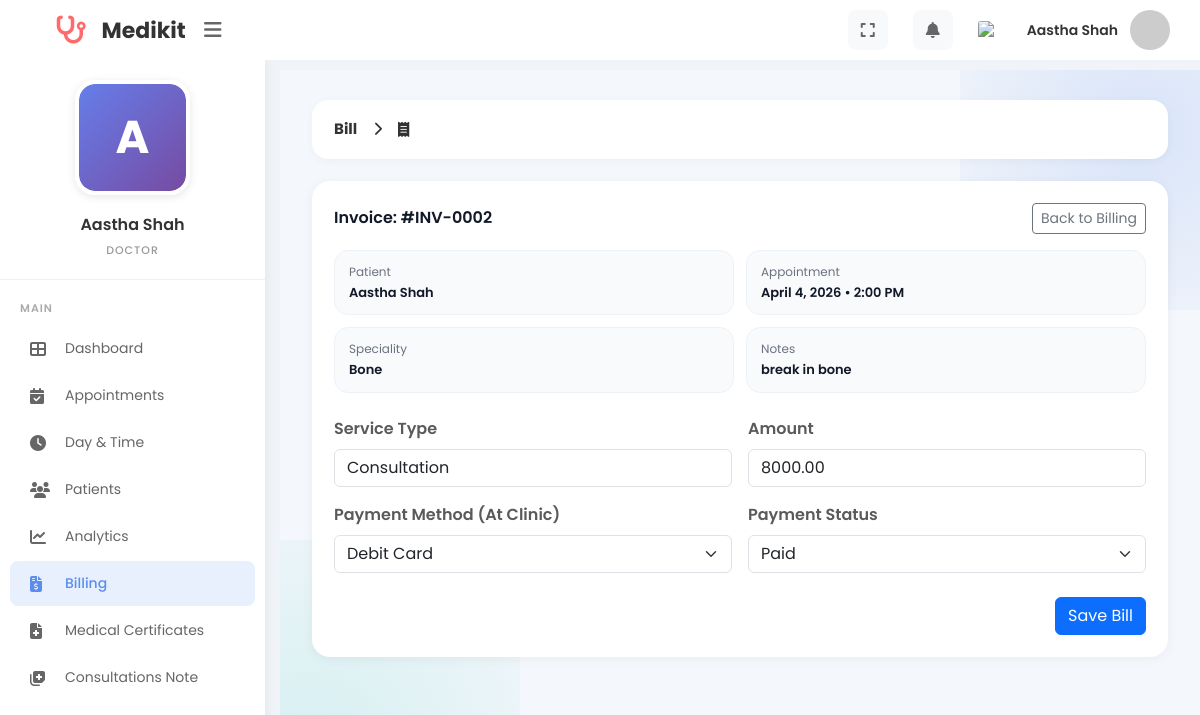
The app's page /MINI_PHP/doctor_bill.php?booking_id=77 (signed in) with its own data.
### tables this page shows
CREATE TABLE `users` (
  `id` int(11) NOT NULL,
  `firstname` varchar(225) DEFAULT '',
  `lastname` varchar(225) DEFAULT '',
  `phone_number` bigint(20) DEFAULT 0,
  `date_of_birth` date DEFAULT curdate(),
  `email` varchar(50) NOT NULL,
  `gender` varchar(100) DEFAULT '',
  `address` varchar(225) DEFAULT '',
  `clinic_name` varchar(255) DEFAULT NULL,
  `experience_years` int(11) DEFAULT 0,
  `education` varchar(255) DEFAULT NULL,
  `bio` text DEFAULT NULL,
  `password` varchar(255) NOT NULL,
  `role_id` int(11) DEFAULT 0,
  `category_id` int(11) DEFAULT NULL,
  `created_at` timestamp NOT NULL DEFAULT current_timestamp(),
  `updated_at` timestamp NOT NULL DEFAULT current_timestamp() ON UPDATE current_timestamp(),
  `profile_image` varchar(255) DEFAULT NULL
);

CREATE TABLE `clinic_bills` (
  `id` int(11) NOT NULL,
  `booking_id` int(11) NOT NULL,
  `doctor_id` int(11) NOT NULL,
  `patient_id` int(11) NOT NULL,
  `service_type` varchar(100) NOT NULL DEFAULT 'Consultation',
  `amount` decimal(10,2) NOT NULL DEFAULT 0.00,
  `payment_method` varchar(50) NOT NULL DEFAULT 'Cash',
  `payment_status` enum('pending','paid') NOT NULL DEFAULT 'pending',
  `created_at` timestamp NOT NULL DEFAULT current_timestamp(),
  `updated_at` timestamp NOT NULL DEFAULT current_timestamp() ON UPDATE current_timestamp()
);

CREATE TABLE `visit_booking` (
  `id` int(11) NOT NULL,
  `patient_id` int(11) DEFAULT 0,
  `doctor_id` int(11) DEFAULT 0,
  `speciality_id` int(11) DEFAULT 0,
  `time_id` int(11) DEFAULT 0,
  `Note` varchar(225) DEFAULT '',
  `is_visited` int(11) DEFAULT 0,
  `created_at` timestamp NOT NULL DEFAULT current_timestamp(),
  `updated_at` timestamp NOT NULL DEFAULT current_timestamp() ON UPDATE current_timestamp(),
  `appointment_date` date DEFAULT NULL,
  `status` enum('pending','accepted','visited','rejected') DEFAULT 'pending',
  `patient_notified` tinyint(1) DEFAULT 0,
  `doctor_seen` tinyint(1) NOT NULL DEFAULT 0
);

CREATE TABLE `patient` (
  `id` int(11) NOT NULL,
  `firstname` varchar(225) DEFAULT '',
  `lastname` varchar(225) DEFAULT '',
  `phone_number` bigint(20) DEFAULT 0,
  `email` varchar(100) DEFAULT NULL,
  `password` varchar(255) DEFAULT NULL,
  `date_of_birth` date DEFAULT curdate(),
  `gender` varchar(225) DEFAULT '',
  `address` varchar(225) DEFAULT '',
  `created_at` timestamp NOT NULL DEFAULT current_timestamp(),
  `updated_at` timestamp NOT NULL DEFAULT current_timestamp() ON UPDATE current_timestamp()
);

CREATE TABLE `doctor_available_time` (
  `id` int(11) NOT NULL,
  `day_id` int(11) DEFAULT 0,
  `start_time` time DEFAULT '00:00:00',
  `end_time` time DEFAULT '00:00:00',
  `created_at` timestamp NOT NULL DEFAULT current_timestamp(),
  `updated_at` timestamp NOT NULL DEFAULT current_timestamp() ON UPDATE current_timestamp()
);

CREATE TABLE `speciality` (
  `id` int(11) NOT NULL,
  `category_id` int(11) DEFAULT 0,
  `doctor_speciality` varchar(225) DEFAULT '',
  `created_at` timestamp NOT NULL DEFAULT current_timestamp(),
  `updated_at` timestamp NOT NULL DEFAULT current_timestamp() ON UPDATE current_timestamp()
);

### MINI_PHP/billing_helpers.php (called while the page is built, shortened)
<?php
function billing_invoice_no(int $billId): string
{
  return 'INV-' . str_pad((string)$billId, 4, '0', STR_PAD_LEFT);
}

### MINI_PHP/doctor_bill.php (the view, shortened to what this page needs)
<?php
include("config.php");
include("billing_helpers.php");
$doctor_id = (int)$_SESSION['doctor_id'];
$doctor_res = mysqli_query($conn, "SELECT firstname, lastname, profile_image FROM users WHERE id = $doctor_id LIMIT 1");
$doctor = $doctor_res ? mysqli_fetch_assoc($doctor_res) : null;
$doctor['profile_image'] = $doctor['profile_image'] ?? '';
$booking_id = isset($_GET['booking_id']) ? (int)$_GET['booking_id'] : 0;
$errors = [];
$booking = null;
$bill = null;
function fetch_booking_for_billing(mysqli $conn, int $doctor_id, int $booking_id): ?array
{
  $q = "
        SELECT
            vb.id AS booking_id,
            vb.patient_id,
            vb.doctor_id,
            vb.speciality_id,
            vb.time_id,
            vb.appointment_date,
            vb.status,
            vb.Note,
            p.firstname AS patient_firstname,
            p.lastname AS patient_lastname,
            p.phone_number,
            p.email AS patient_email,
            s.doctor_speciality,
            dat.start_time,
            dat.end_time
        FROM visit_booking vb
        LEFT JOIN patient p ON p.id = vb.patient_id
        LEFT JOIN speciality s ON s.id = vb.speciality_id
        LEFT JOIN doctor_available_time dat ON dat.id = vb.time_id
        WHERE vb.id = ? AND vb.doctor_id = ?
        LIMIT 1
    ";
  $stmt = $conn->prepare($q);
  $stmt->bind_param("ii", $booking_id, $doctor_id);
  $stmt->execute();
  $res = $stmt->get_result();
  $row = $res ? $res->fetch_assoc() : null;
  return $row ?: null;
}
function fetch_bill_by_booking(mysqli $conn, int $doctor_id, int $booking_id): ?array
{
  $q = "SELECT * FROM clinic_bills WHERE booking_id = ? AND doctor_id = ? LIMIT 1";
  $stmt = $conn->prepare($q);
  $stmt->bind_param("ii", $booking_id, $doctor_id);
  $stmt->execute();
  $res = $stmt->get_result();
  $row = $res ? $res->fetch_assoc() : null;
  return $row ?: null;
}
if (empty($schema_error)) {
  if ($booking_id > 0) {
    $booking = fetch_booking_for_billing($conn, $doctor_id, $booking_id);
    if (!$booking) {
      $errors[] = 'Booking not found.';
    } else {
      if (!$bill) {
        $bill = fetch_bill_by_booking($conn, $doctor_id, $booking_id);
      }
    }
  } else {
    $errors[] = 'Missing booking.';
  }
}
$invoice_no = $bill ? billing_invoice_no((int)$bill['id']) : '';
$prefill_service = $bill['service_type'] ?? 'Consultation';
$prefill_amount = $bill['amount'] ?? '';
$prefill_method = $bill['payment_method'] ?? 'Cash';
$prefill_status = $bill['payment_status'] ?? 'pending';
$time_label = '-';
$date_label = '-';
$patient_name = '-';
if ($booking) {
  $patient_name = trim(($booking['patient_firstname'] ?? '') . ' ' . ($booking['patient_lastname'] ?? ''));
  if (!empty($booking['appointment_date'])) {
    $date_label = date("F j, Y", strtotime((string)$booking['appointment_date']));
  }
  if (!empty($booking['start_time'])) {
    $time_label = date("g:i A", strtotime((string)$booking['start_time']));
  }
}
$method_options = [
  'Cash',
  'Credit Card',
  'Debit Card',
  'UPI',
  'Net Banking',
  'Insurance',
  'Other',
];
?>
<!DOCTYPE html>
<html lang="en">
<head>
  <link href="https://cdn.jsdelivr.net/npm/bootstrap@5.3.2/dist/css/bootstrap.min.css" rel="stylesheet">
  <link href="https://cdnjs.cloudflare.com/ajax/libs/font-awesome/6.4.0/css/all.min.css" rel="stylesheet">
</head>
<body>
  <div class="top-header">
    <div class="header-left">
      <div class="logo">
        <i class="fa-solid fa-stethoscope"></i>
        <span>Medikit</span>
      </div>
      <button class="menu-toggle" type="button" aria-label="Menu">
        <i class="fas fa-bars"></i>
      </button>
    </div>
    <div class="header-right">
      <button class="header-icon" type="button" aria-label="Fullscreen">
        <i class="fas fa-expand"></i>
      </button>
      <div class="dropdown" style="position: relative;">
        <button class="header-icon" type="button" data-notif-toggle aria-label="Notifications" aria-expanded="false">
          <i class="fas fa-bell"></i>
        </button>
      </div>
      <img src="https://flagcdn.com/w40/us.png" alt="US" class="flag-icon">
      <div class="user-profile">
        <span class="user-name"><?= htmlspecialchars($doctor['firstname'] . ' ' . $doctor['lastname']) ?></span>
        <?php
        $doctor_avatar_src = (!empty($doctor['profile_image']) && file_exists(__DIR__ . '/' . $doctor['profile_image']))
          ? $doctor['profile_image']
          : "https://ui-avatars.com/api/?name=" . urlencode($doctor['firstname'] . '+' . $doctor['lastname']) . "&background=5a8dee&color=fff";
        ?>
        <img src="<?= htmlspecialchars($doctor_avatar_src) ?>" alt="Profile" class="user-avatar">
      </div>
    </div>
  </div>
  <div class="sidebar">
    <div class="doctor-profile-sidebar">
      <div class="profile-image-wrapper">
        <form id="profileImageForm" action="doctor_profile_image.php" method="POST" enctype="multipart/form-data">
          <label for="profileImageInput" style="cursor: pointer; display: block; width: 115px; height: 115px; margin: 0 auto;">
            <div class="profile-image-container" id="sidebarProfileImage">
              <?php if (!empty($doctor['profile_image']) && file_exists(__DIR__ . '/' . $doctor['profile_image'])): ?>
                <img src="<?= htmlspecialchars($doctor['profile_image']) ?>" alt="Profile" style="width: 100%; height: 100%; object-fit: cover; display: block;">
              <?php else: ?>
                <div class="profile-placeholder">
                  <?= strtoupper(substr($doctor['firstname'] ?: 'D', 0, 1)) ?>
                </div>
              <?php endif; ?>
            </div>
          </label>
        </form>
      </div>
      <div class="profile-name"><?= htmlspecialchars($doctor['firstname'] . ' ' . $doctor['lastname']) ?></div>
      <div class="profile-role">DOCTOR</div>
    </div>
    <nav class="nav-menu">
      <div class="nav-label">MAIN</div>
      <a href="doctor_dashboard.php" class="nav-item">
        <i class="fas fa-th-large"></i>
        <span>Dashboard</span>
      </a>
      <a href="booking.php" class="nav-item">
        <i class="fas fa-calendar-check"></i>
        <span>Appointments</span>
      </a>
      <a href="add_day_time.php" class="nav-item">
        <i class="fas fa-clock"></i>
        <span>Day &amp; Time</span>
      </a>
      <a href="doctor_patients.php" class="nav-item">
        <i class="fas fa-users"></i>
        <span>Patients</span>
      </a>
      <a href="#" class="nav-item">
        <i class="fas fa-chart-line"></i>
        <span>Analytics</span>
      </a>
      <a href="doctor_billing.php" class="nav-item active">
        <i class="fas fa-file-invoice-dollar"></i>
        <span>Billing</span>
      </a>
      <a href="#" class="nav-item">
        <i class="fas fa-file-medical"></i>
        <span>Medical Certificates</span>
      </a>
      <a href="#" class="nav-item">
        <i class="fas fa-notes-medical"></i>
        <span>Consultations Note</span>
      </a>
    </nav>
  </div>
  <div class="main-content">
    <div class="breadcrumb-bar">
      <div class="breadcrumb-title">
        <span>Bill</span>
        <i class="fas fa-chevron-right" style="font-size: 14px; margin: 0 8px;"></i>
        <i class="fas fa-receipt"></i>
      </div>
    </div>
    <div class="panel-card">
      <?php if (!empty($schema_error)): ?>
        <div class="alert alert-danger mb-0">
          Billing table error: <?= htmlspecialchars($schema_error) ?>
        </div>
      <?php else: ?>
        <?php if (!empty($invoice_no)): ?>
          <div class="d-flex justify-content-between align-items-center mb-3" style="gap: 10px;">
            <div class="fw-semibold" style="color:#111827;">Invoice: #<?= htmlspecialchars($invoice_no) ?></div>
            <a href="doctor_billing.php" class="btn btn-sm btn-outline-secondary">Back to Billing</a>
          </div>
        <?php else: ?>
          <div class="d-flex justify-content-end mb-3">
            <a href="booking.php" class="btn btn-sm btn-outline-secondary">Back to Appointments</a>
          </div>
        <?php endif; ?>
        <?php if ($booking): ?>
          <div class="meta-grid mb-4">
            <div class="meta-item">
              <div class="meta-label">Patient</div>
              <div class="meta-value"><?= htmlspecialchars($patient_name !== '' ? $patient_name : '-') ?></div>
            </div>
            <div class="meta-item">
              <div class="meta-label">Appointment</div>
              <div class="meta-value"><?= htmlspecialchars($date_label) ?> • <?= htmlspecialchars($time_label) ?></div>
            </div>
            <div class="meta-item">
              <div class="meta-label">Speciality</div>
              <div class="meta-value"><?= htmlspecialchars((string)($booking['doctor_speciality'] ?? '-')) ?></div>
            </div>
            <div class="meta-item">
              <div class="meta-label">Notes</div>
              <div class="meta-value"><?= htmlspecialchars((string)($booking['Note'] ?? '-')) ?></div>
            </div>
          </div>
          <form method="POST">
            <div class="row g-3">
              <div class="col-md-6">
                <label class="form-label fw-semibold">Service Type</label>
                <input type="text" name="service_type" class="form-control" value="<?= htmlspecialchars((string)$prefill_service) ?>" placeholder="Consultation">
              </div>
              <div class="col-md-6">
                <label class="form-label fw-semibold">Amount</label>
                <input type="number" name="amount" step="0.01" min="0" class="form-control" value="<?= htmlspecialchars((string)$prefill_amount) ?>" placeholder="0.00" required>
              </div>
              <div class="col-md-6">
                <label class="form-label fw-semibold">Payment Method (At Clinic)</label>
                <select name="payment_method" class="form-select">
                  <?php foreach ($method_options as $opt): ?>
                    <option value="<?= htmlspecialchars($opt) ?>" <?= (strcasecmp((string)$prefill_method, $opt) === 0) ? 'selected' : '' ?>>
                      <?= htmlspecialchars($opt) ?>
                    </option>
                  <?php endforeach; ?>
                </select>
              </div>
              <div class="col-md-6">
                <label class="form-label fw-semibold">Payment Status</label>
                <select name="payment_status" class="form-select">
                  <option value="paid" <?= ((string)$prefill_status === 'paid') ? 'selected' : '' ?>>Paid</option>
                </select>
              </div>
            </div>
            <div class="d-flex justify-content-end mt-4" style="gap: 10px;">
              <button type="submit" class="btn btn-primary">Save Bill</button>
            </div>
          </form>
        <?php endif; ?>
      <?php endif; ?>
    </div>
  </div>
</body>
</html>

### records on screen
users: firstname+lastname "Aastha Shah", firstname "A"
clinic_bills: id "INV-0002", service_type "Consultation", amount "8000.00", payment_method "Debit Card", payment_status "Paid"
visit_booking: patient.lastname "Aastha Shah", appointment_date "April 4, 2026", doctor_available_time.start_time "2:00 PM", speciality.doctor_speciality "Bone", Note "break in bone"
